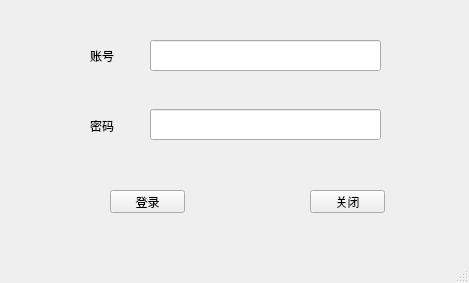
<?xml version="1.0" encoding="UTF-8"?>
<ui version="4.0">
 <class>LoginWindow</class>
 <widget class="QMainWindow" name="LoginWindow">
  <property name="geometry">
   <rect>
    <x>0</x>
    <y>0</y>
    <width>469</width>
    <height>283</height>
   </rect>
  </property>
  <property name="windowTitle">
   <string>登录系统</string>
  </property>
  <widget class="QWidget" name="centralwidget">
   <widget class="QLineEdit" name="et_account">
    <property name="geometry">
     <rect>
      <x>150</x>
      <y>40</y>
      <width>231</width>
      <height>31</height>
     </rect>
    </property>
    <property name="maxLength">
     <number>16</number>
    </property>
   </widget>
   <widget class="QLineEdit" name="et_password">
    <property name="geometry">
     <rect>
      <x>150</x>
      <y>109</y>
      <width>231</width>
      <height>31</height>
     </rect>
    </property>
    <property name="maxLength">
     <number>16</number>
    </property>
   </widget>
   <widget class="QLabel" name="label">
    <property name="geometry">
     <rect>
      <x>90</x>
      <y>50</y>
      <width>54</width>
      <height>12</height>
     </rect>
    </property>
    <property name="text">
     <string>账号</string>
    </property>
   </widget>
   <widget class="QLabel" name="label_2">
    <property name="geometry">
     <rect>
      <x>90</x>
      <y>120</y>
      <width>54</width>
      <height>12</height>
     </rect>
    </property>
    <property name="text">
     <string>密码</string>
    </property>
   </widget>
   <widget class="QPushButton" name="btn_login">
    <property name="geometry">
     <rect>
      <x>110</x>
      <y>190</y>
      <width>75</width>
      <height>23</height>
     </rect>
    </property>
    <property name="text">
     <string>登录</string>
    </property>
   </widget>
   <widget class="QPushButton" name="btn_exit">
    <property name="geometry">
     <rect>
      <x>310</x>
      <y>190</y>
      <width>75</width>
      <height>23</height>
     </rect>
    </property>
    <property name="text">
     <string>关闭</string>
    </property>
   </widget>
  </widget>
  <widget class="QMenuBar" name="menubar">
   <property name="geometry">
    <rect>
     <x>0</x>
     <y>0</y>
     <width>469</width>
     <height>23</height>
    </rect>
   </property>
  </widget>
  <widget class="QStatusBar" name="statusbar"/>
 </widget>
 <resources/>
 <connections/>
</ui>
